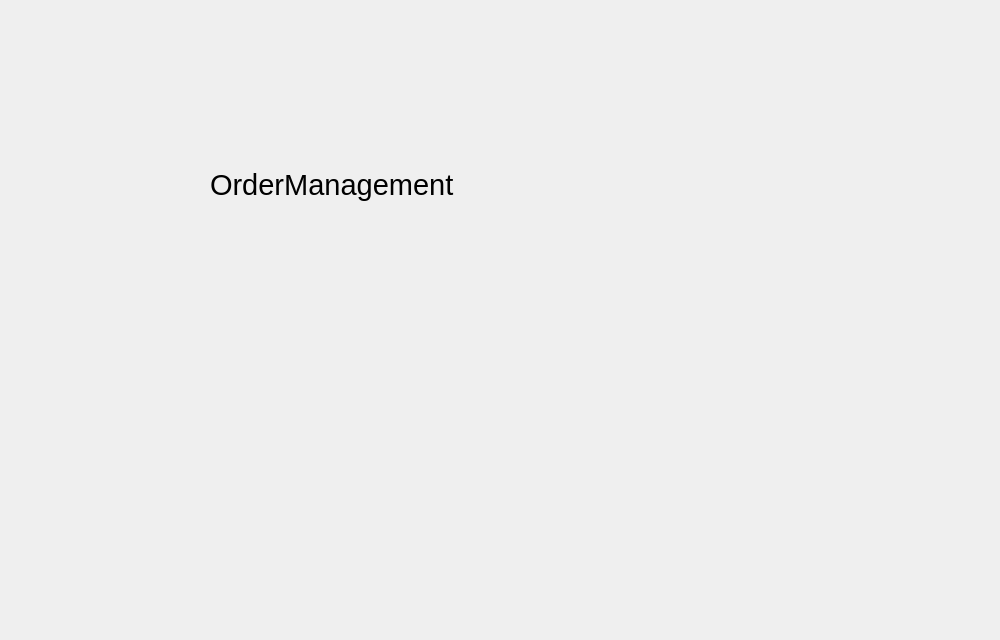
<?xml version="1.0" encoding="UTF-8"?>
<ui version="4.0">
 <class>OrderManagementClass</class>
 <widget class="QWidget" name="OrderManagementClass">
  <property name="geometry">
   <rect>
    <x>0</x>
    <y>0</y>
    <width>1000</width>
    <height>640</height>
   </rect>
  </property>
  <property name="windowTitle">
   <string>OrderManagement</string>
  </property>
  <widget class="QLabel" name="label">
   <property name="geometry">
    <rect>
     <x>210</x>
     <y>130</y>
     <width>271</width>
     <height>111</height>
    </rect>
   </property>
   <property name="text">
    <string>&lt;html&gt;&lt;head/&gt;&lt;body&gt;&lt;p&gt;&lt;span style=&quot; font-size:22pt;&quot;&gt;OrderManagement&lt;/span&gt;&lt;/p&gt;&lt;/body&gt;&lt;/html&gt;</string>
   </property>
  </widget>
 </widget>
 <layoutdefault spacing="6" margin="11"/>
 <resources/>
 <connections/>
</ui>
